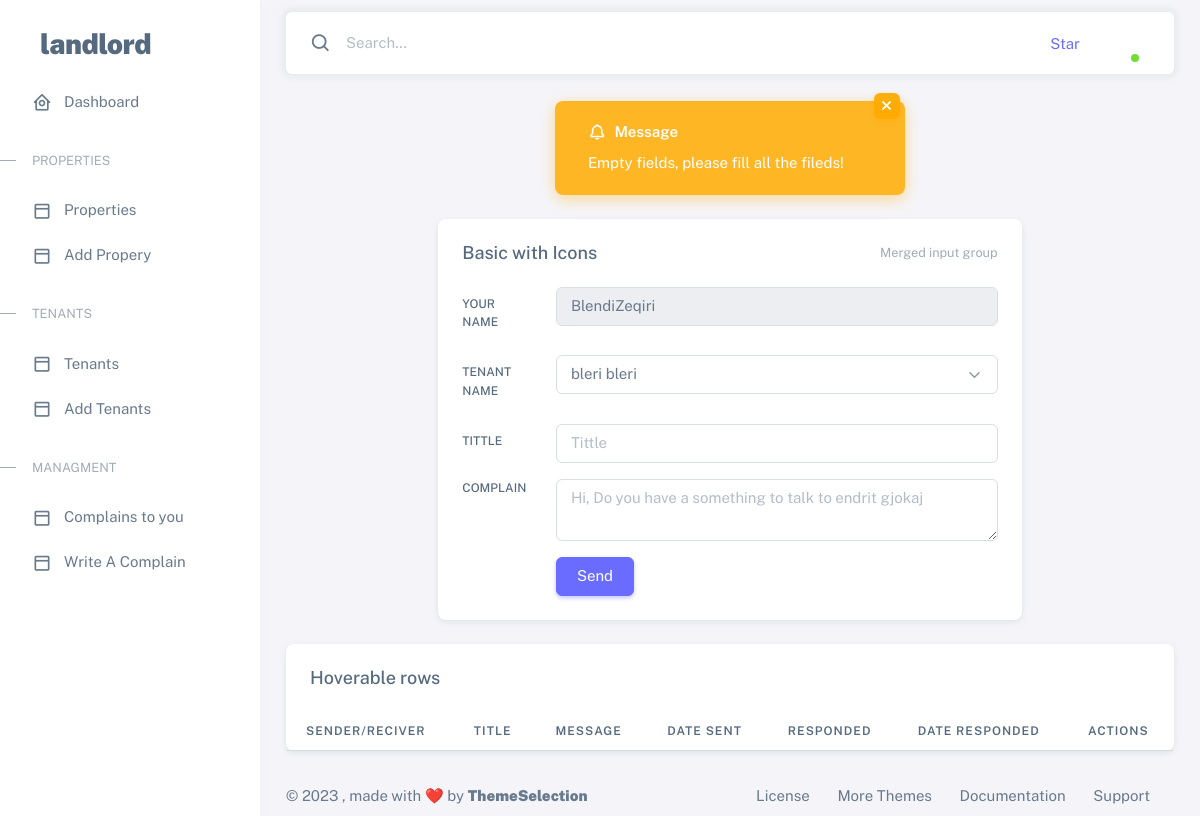
Page /dashboardTemplate/html/landlord/landlord-complain.php (signed in) on the committed database.
### tables this page shows
CREATE TABLE `owner` (
  `Owner_ID` int NOT NULL,
  `Owner_FirstName` varchar(30) NOT NULL,
  `Owner_LastName` varchar(30) NOT NULL,
  `Owner_Number` varchar(30) DEFAULT NULL,
  `Owner_Email` varchar(50) NOT NULL,
  `Owner_Password` varchar(64) NOT NULL,
  `Owner_Username` varchar(30) NOT NULL,
  `Owner_RegisterDate` date DEFAULT NULL,
  `Owner_ModifiedDate` date DEFAULT NULL,
  `Owner_City` varchar(30) DEFAULT NULL,
  `Owner_Birthday` date DEFAULT NULL,
  `Owner_img` text
);

CREATE TABLE `tenant` (
  `Tenant_ID` int NOT NULL,
  `Tenant_FirstName` varchar(30) NOT NULL,
  `Tenant_LastName` varchar(30) NOT NULL,
  `Tenant_Number` varchar(30) DEFAULT NULL,
  `Tenant_Email` varchar(50) NOT NULL,
  `Tenant_Password` varchar(64) NOT NULL,
  `Tenant_Username` varchar(30) NOT NULL,
  `Tenant_RegisterDate` date DEFAULT NULL,
  `Tenant_ModifiedDate` date DEFAULT NULL,
  `Tenant_City` varchar(30) DEFAULT NULL,
  `Tenant_Birthday` date DEFAULT NULL,
  `Tenant_Property` int DEFAULT NULL,
  `Tenant_Img` text
);

### dashboardTemplate/html/landlord/landlord-complain.php (the view, shortened to what this page needs)
<?php include 'landlord-menu.php' ?>
<?php include 'landlord-navbar.php';
include '../../../PHP/message.php';
$landlord_id = $landlord['Owner_ID'];
$landlord_name = $landlord['Owner_FirstName'] . "" . $landlord['Owner_LastName'];
$queryy = "SELECT t.Tenant_ID, t. Tenant_FirstName, t.Tenant_LastName, t.Tenant_Img, p.Property_ID
            FROM tenant t, property p
            WHERE t.Tenant_Property = p.Property_ID AND p.Property_Owner = '$landlord_id' ";
$resultt = mysqli_query($con, $queryy);
?>
<div class="container-xxl flex-grow-1 container-p-y">
    <div class="row" style="display: flex; align-items: center; justify-content: center;">
        <?php
        if (isset($_SESSION["EmptyFields"])) {
            showMessage($_SESSION["EmptyFields"], "warning");
            unset($_SESSION["EmptyFields"]);
        }
        ?>
        <div class="col-8" id="mainDiv">
            <div class="card mb-4">
                <div class="card-header d-flex align-items-center justify-content-between">
                    <h5 class="mb-0">Basic with Icons</h5>
                    <small class="text-muted float-end">Merged input group</small>
                </div>
                <div class="card-body" id="theForm">
                    <form method="POST" action="../../../PHP/landlord/complain.php" id="form">
                        <div class="row mb-3">
                            <label class="col-sm-2 col-form-label" for="basic-icon-default-fullname">Your Name</label>
                            <div class="col-sm-10">
                                <div class="input-group input-group-merge">
                                    <input type="text" class="form-control" id="basic-icon-default-fullname"
                                        placeholder="<?= $landlord_name ?>" aria-label="<?= $landlord_name ?>"
                                        aria-describedby="basic-icon-default-fullname2" name="landlordName"
                                        value="<?= $landlord_name ?>" readonly>
                                </div>
                            </div>
                        </div>
                        <div class="row mb-3" id="select">
                            <label class="col-sm-2 col-form-label" for="basic-icon-default-fullname">Tenant
                                Name</label>
                            <div class="col-sm-10">
                                <select id="defaultSelect" class="form-select" name="tenantId">
                                    <?php
                                    while ($tenant = mysqli_fetch_assoc($resultt)) {
                                        $tenant_id = $tenant["Tenant_ID"];
                                        $tenant_name = $tenant["Tenant_FirstName"] . " " . $tenant["Tenant_LastName"];
                                        ?>
                                        <option value="<?= $tenant_id ?>">
                                            <?= $tenant_name ?>
                                        </option>
                                        <?php
                                    }
                                    ?>
                                </select>
                            </div>
                        </div>
                        <div class="row mb-3">
                            <label class="col-sm-2 col-form-label" for="basic-icon-default-fullname">Tittle</label>
                            <div class="col-sm-10">
                                <div class="input-group input-group-merge">
                                    <input type="text" class="form-control" id="basic-icon-default-tittle"
                                        placeholder="Tittle" aria-label="Title" aria-describedby="basic-icon-default-"
                                        name="tittle" value="">
                                </div>
                            </div>
                        </div>
                        <div class="row mb-3">
                            <label class="col-sm-2 form-label" for="basic-icon-default-message">Complain</label>
                            <div class="col-sm-10">
                                <div class="input-group input-group-merge">
                                    <textarea id="basic-icon-default-message" class="form-control"
                                        placeholder="Hi, Do you have a something to talk to <?= $tenant_name ?>"
                                        aria-label="Hi, Do you have a something to talk to <?= $tenant_name ?>"
                                        aria-describedby="basic-icon-default-message2" name="message"></textarea>
                                </div>
                            </div>
                        </div>
                        <div class="row justify-content-end align-items-center">
                            <div class="col-sm-10" id="div1">
                                <button type="submit" id="sendButton" name="sendButton"
                                    class="btn btn-primary">Send</button>
                            </div>
                        </div>
                    </form>
                </div>
            </div>
        </div>
    </div>
    <div class="card">
        <h5 class="card-header">Hoverable rows</h5>
        <div class="table-responsive text-nowrap">
            <table class="table table-hover">
                <thead>
                    <tr>
                        <th>Sender/Reciver</th>
                        <th>Title</th>
                        <th>Message</th>
                        <th>Date Sent</th>
                        <th>Responded</th>
                        <th>Date Responded</th>
                        <th>Actions</th>
                    </tr>
                </thead>
            </table>
        </div>
    </div>
</div>
<?php include 'landlord-footer.php' ?>

### rows in the picture
owner: landlordName "BlendiZeqiri"
tenant: message "Hi, Do you have a something to talk to endrit gjokaj"

### other values in the picture
$session "Empty fields, please fill all the fileds!"
form field tenantId "bleri bleri"
